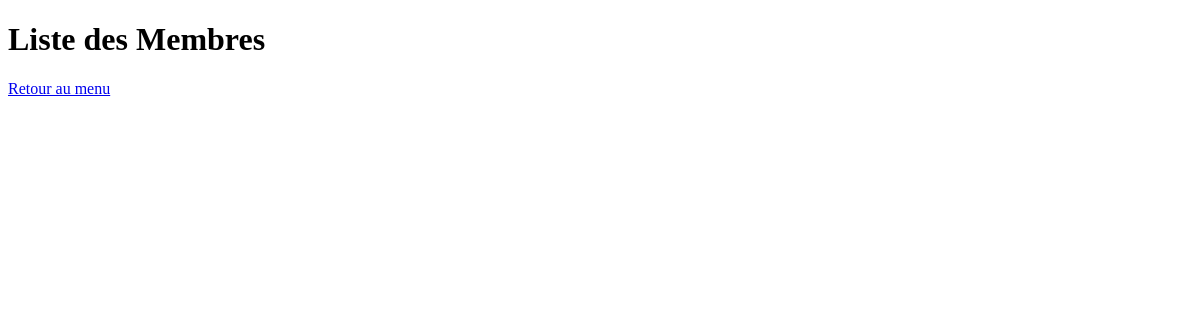
Before: /bibliothecaire/membres/ with the older database file.
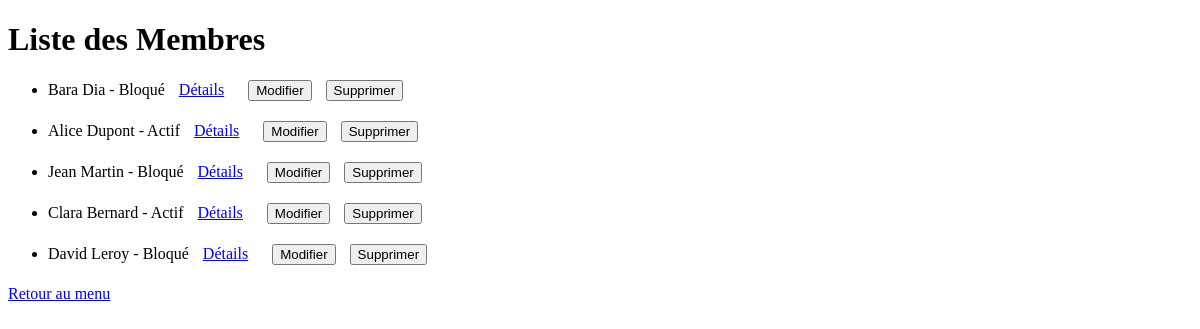
After: the same page with the newer database file.
### bibliothecaire/models.py (models this page shows, shortened)
class Emprunteur(models.Model):
    nom = models.CharField(max_length=100)
    bloque = models.BooleanField(default=False)

### bibliothecaire/views.py (the view)
# urls.py: path('membres/', views.membres, name='membres'),  # Liste des membres
def membres(request):
    logger.info("Affichage de la liste des membres")
    membres = Emprunteur.objects.all()
    return render(request, 'bibliothecaire/membres.html', {'membres': membres})

### bibliothecaire/templates/bibliothecaire/membres.html (shortened to what this page needs)
<!DOCTYPE html>
<html>
<head>
</head>
<body>
    <h1>Liste des Membres</h1>
    <ul>
        {% for membre in membres %}
            <li>
                {{ membre.nom }} -
                {% if membre.bloque %}
                    Bloqué
                {% else %}
                    Actif
                {% endif %}
                <a href="{% url 'afficher_membre' membre.id %}" class="action-links">Détails</a>
                <form action="{% url 'mettre_a_jour_membre' membre.id %}" method="get" style="display: inline;" style="display: inline;" class="action-links">
                    <button type="submit">Modifier</button>
                </form>
                <form action="{% url 'supprimer_membre' membre.id %}" method="post" style="display: inline;">
                    <button type="submit">Supprimer</button>
                </form>
            </li>
        {% endfor %}
    </ul>
    <a href="{% url 'bibliothecaire_menu' %}">Retour au menu </a>
</body>
</html>

Changed rows visible on the page:
added Emprunteur: nom "Bara Dia", bloque "Bloqué"
added Emprunteur: nom "Alice Dupont", bloque "Actif"
added Emprunteur: nom "Jean Martin", bloque "Bloqué"
added Emprunteur: nom "Clara Bernard", bloque "Actif"
added Emprunteur: nom "David Leroy", bloque "Bloqué"
